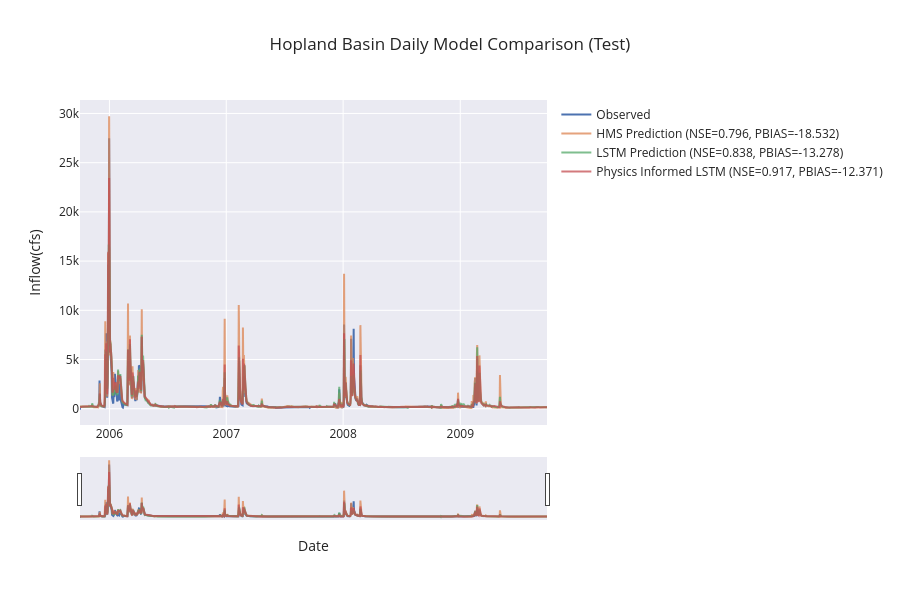

The cell this chart's notebook holds for it:
### Code cell
if not skip_best_model_test:
    plot_timeseries_comparison(source=(no_physics_test_csv, physics_test_csv, path_to_physics_data), title="Hopland Basin Daily Model Comparison (Test)", backend="plotly", metrics=["NSE", "PBIAS"], metrics_out="hopland_daily_test_metrics.csv", ts_out="hopland_daily_test_combined_ts.csv", fig_out="hopland_daily_model_test_comparison.png", legend_font=12, axis_font=22)
else:
    plot_timeseries_comparison(source=combined_df, title="Hopland Basin Daily Model Comparison (Test)", backend="plotly", metrics=["NSE", "PBIAS"], metrics_out="hopland_daily_test_metrics.csv", ts_out="hopland_daily_test_combined_ts.csv", fig_out="hopland_daily_test_model_comparison.png", legend_font=12, axis_font=22)

### Figure 1 — Plotly figure (JSON) as saved in the notebook; plotly's stock layout.template omitted (floating-point values rounded to 4 significant figures; data arrays with more than 128 entries replaced by an {"elided": "..."} marker saying what was removed)
{"data": [{"line": {"width": 2.0}, "mode": "lines", "name": "Observed", "x": {"elided": "1460 str values"}, "y": {"elided": "1460 float values"}, "type": "scatter"}, {"line": {"width": 2.0}, "mode": "lines", "name": "HMS Prediction (NSE=0.796, PBIAS=-18.532)", "opacity": 0.75, "x": {"elided": "1460 str values"}, "y": {"elided": "1460 float values"}, "type": "scatter"}, {"line": {"width": 2.0}, "mode": "lines", "name": "LSTM Prediction (NSE=0.838, PBIAS=-13.278)", "opacity": 0.75, "x": {"elided": "1460 str values"}, "y": {"elided": "1460 float values"}, "type": "scatter"}, {"line": {"width": 2.0}, "mode": "lines", "name": "Physics Informed LSTM (NSE=0.917, PBIAS=-12.371)", "opacity": 0.75, "x": {"elided": "1460 str values"}, "y": {"elided": "1460 float values"}, "type": "scatter"}], "layout": {"legend": {"font": {"size": 12}, "x": 1.02, "y": 1, "xanchor": "left", "yanchor": "top", "bgcolor": "rgba(0,0,0,0)"}, "xaxis": {"rangeslider": {"visible": true}, "title": {"text": "Date"}, "type": "date"}, "margin": {"r": 300}, "title": {"text": "Hopland Basin Daily Model Comparison (Test)"}, "height": 600, "yaxis": {"title": {"text": "Inflow(cfs)"}}, "hovermode": "x unified"}}
